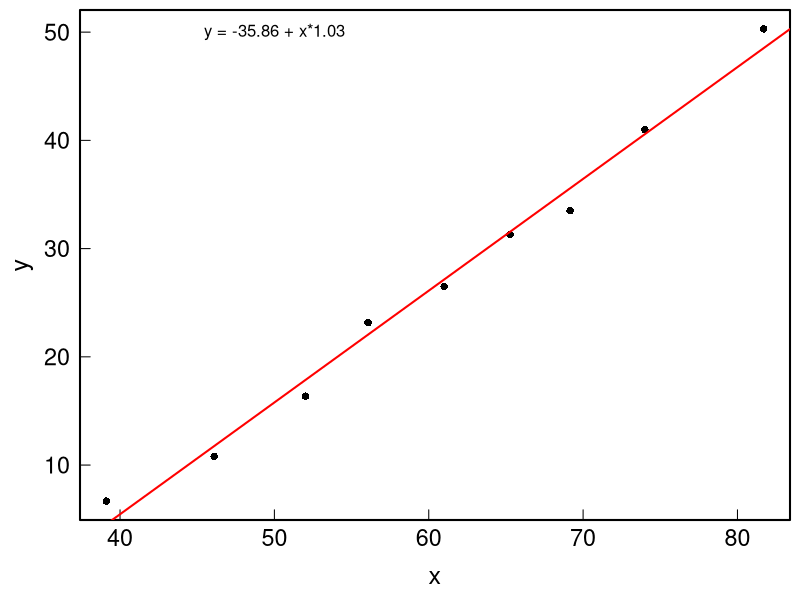

Write R code to recreate this figure. (Note: this script raises an error after producing the figure.)
## ---- chunk 1
# Create some fake data
d <- read.table(header=TRUE,text="
   x           y
   39.11       6.67
   46.1        10.8
   52.02       16.36
   56.07       23.16
   61.00       26.5
   65.26       31.3
   69.16       33.5
   74.00       41.0
   81.70       50.3
   ")
# Fit with a linear model
fit <- lm(y~x, data=d)
# Summary of the fit
summary(fit)
attributes(fit)
# Retrieve the coefficients and errors
coef(fit); coef(fit)[1]; coef(fit)['(Intercept)']
summary(fit)$coefficients; summary(fit)$coefficients["x","Std. Error"]
# Plotting the points and the fit
par(cex.lab=1.5, cex.axis=1.4, mgp = c(2.4, .5, 0),
    tck=0.02, mar=c(4, 4, .5, .5), lwd=2, las=1)
plot(d, pch=16)
abline(coef(fit), col="red")
to_print <- paste("y = ", round(coef(fit)[1],2)," + x*",
                    round(coef(fit)[2],2), sep="")
text(50, 50, to_print)
ggplot(data=d, aes(x,y)) + 
    geom_point(cex=3) +
    geom_smooth(method="lm") +
    annotate("text", x = 50, y = 50, label = to_print)
## ---- chunk 2
# Create fake data
x  <- seq(-7,7,.1)
y  <- dnorm(x, sd = .5) + dnorm(x, mean=2, sd = 1) + runif(length(x))/10
df <- data.frame(x=x,y=y)
# Create a function to fit the data
myfunc <- function(x, y0, x0, A, B) {
    y0 + dnorm(x, sd=A) + dnorm(x, mean=x0, sd=B)
}
# Fit the data using a user function
fit <- nls(y ~ myfunc(x, y0, x0, A, B),
           data=df,
           start=list(y0=0, x0=1.5, A=.2, B=.2) # provide starting point
           )
summary(fit)
coef(fit)
# Plotting the resulting function in red
par(cex.lab=1.5, cex.axis=1.4, mgp = c(2.4, .5, 0),
    tck=0.02, mar=c(4, 4, .5, .5), lwd=2, las=1)
plot(x, y, pch=16, ylim=c(0,1.1))
lines(x, predict(fit, x), col="red", lwd=2)
## ---- chunk 3
ggplot(data=df, aes(x,y))+
    geom_point() +
    geom_smooth(method = "nls", 
                method.args = list(formula = y ~ myfunc(x, y0, x0, A, B),
                                   start=list(y0=0, x0=1.5, A=.2, B=.2)
                                   ), 
                data = df,
                se = FALSE,
                color="red")
## ---- chunk 4
# Constraining the upper and lower values of the fitting parameters
fit2 <- nls(y~ myfunc(x, y0, x0, A, B),
           start=list(y0=0, x0=5, A=.2, B=.2),
           upper=list(y0=Inf, x0=Inf, A=.4, B=1),
           lower=list(y0=-Inf, x0=4, A=-Inf, B=-Inf),
           algorithm = "port"
           )
# Plotting the resulting function in blue
par(cex.lab=1.5, cex.axis=1.4, mgp = c(2.4, .5, 0),
    tck=0.02, mar=c(4, 4, 2, .5), lwd=2, las=1)
plot(x, y, pch=16, ylim=c(0,1.1), main="Beware of constraints")
lines(x, predict(fit2, x), col="royalblue", lwd=2)
## ---- chunk 5
x  <- seq(-7,7,.1)
y  <- dnorm(x, sd = .5) + dnorm(x, mean=2, sd = 1) + runif(length(x))/10
df <- data.frame(x=x,y=y)
# Create a function to fit the data
myfunc <- function(x, y0, x0, A, B) {
    y0 + dnorm(x, sd=A) + dnorm(x, mean=x0, sd=B)
}
# Fit the data using a user function
fit <- nls(y ~ myfunc(x, y0, x0, A, B),
           data=df,
           start=list(y0=0, x0=1.5, A=.2, B=.2) # provide starting point
           )
library(broom)
# Get all parameters and their error
tidy(fit)
# Get the fitted curve and residuals
augment(fit)
## ---- chunk 6
library(broom)
library(tidyverse)
library(ggplot2)
# Create fake data
a <- seq(-10,10,1)
d <- tibble(x=rep(a,3),
            y=c(a*runif(1)+runif(length(a)),
                a*runif(1)+1+runif(length(a)),
                a*runif(1)+2+runif(length(a))),
            T=factor(rep(1:3, each=length(a)))
            )
# Fit the data using nls() in a do() loop
d_fit <- d %>% group_by(T) %>% 
            do(fit=nls(data=.,
                       y~x*A+B, 
                       start=list(A=1, B=1)))
d_fit
d_fit %>% augment(fit)
d_fit %>% tidy(fit)
d_fit %>% tidy(fit) %>% 
  select(T, term, estimate, std.error) %>% 
  pivot_wider(names_from = term, 
              values_from = c(estimate,std.error))
d_fit %>% augment(fit) %>% 
    ggplot(aes(x=x, color=T))+
        geom_point(aes(y=y), alpha=0.5) + 
        geom_line(aes(y=.fitted))
## ---- chunk 7
library(broom)
library(tidyverse)
library(ggplot2)
# Let's create some fake data:
Nspec <- 10                           # Amount of spectra
T     <- floor(seq(273, 500, length=Nspec))  # Fake Temperatures
N     <- 100                          # Size of the x vector
fake_data <- tibble()                 # Empty tibble
for (i in 1:Nspec) {
    x  <- seq(0, 100, length = N)
    y  <- runif(x)*.2+
            50*dnorm(x, mean= (T[i]/T[1])*20 + 25, sd = 10+runif(1,max=5) )
    fake_data <- bind_rows(fake_data, 
                           tibble(w=x, Intensity=y, T=T[i]) 
                           )
}
# Let's fit it:
# A=max(.$Intensity)*10 means that the amplitude is 10 times the 
# maximum intensity of the current group
# B=.$w[which.max(.$Intensity)] means that we supply as first guess 
# the position of the maximum in the current group
fit_fake_data <- fake_data %>% group_by(T) %>% 
    do(fit=nls(data=.,
               Intensity~A*dnorm(w, mean=B, sd=C), 
               start=list(A=max(.$Intensity)*10, 
                          B=.$w[which.max(.$Intensity)],
                          C=10
                          )
                )
    )
# Get all fitting parameters as a tidy tibble
fit_pars <- fit_fake_data %>% tidy(fit) %>% 
                select(T, term, estimate, std.error) %>% 
                pivot_wider(names_from = term, 
                            values_from = c(estimate,std.error)
                            )
fit_pars
# Plot the parameters, here the peak position:
fit_pars %>% ggplot(aes(x=T, y=estimate_B))+
    geom_point()+
    geom_errorbar(aes(ymin=estimate_B-std.error_B,
                      ymax=estimate_B+std.error_B))
# Plot the data and the fits:
colors <- colorRampPalette(c("royalblue","seagreen","orange",
                             "red","brown"))(length(T))
fit_fake_data %>% augment(fit) %>%
    ggplot(aes(x=w, color = factor(T))) + 
        geom_point(aes(y=Intensity+as.numeric(factor(T))-1), alpha=.3) + 
        geom_line(aes(y=.fitted+as.numeric(factor(T))-1)) + 
        labs(x="Fake Raman Shift [1/cm]", y="Fake Intensity [arb. units]") +
        scale_color_manual(values=colors,name="Fake\nTemperature [K]") +
        theme_bw()
## ---- chunk 8
# Load rubis_1.txt, normalize it to [0,1] and plot it
d <- read.table("Data/rubis_01.txt", header=FALSE, col.names=c("w", "Int"))
norm01 <- function(x) {(x-min(x))/(max(x)-min(x))}
d$Int_n <- norm01(d$Int)
par(cex.lab=1.5, cex.axis=1.4, mgp = c(2.4, .5, 0),
    tck=0.02, mar=c(4, 4, 2, .5), lwd=2, las=1)
plot(d$w, d$Int_n)
# Define the Lorentzian function
Lorentzian <- function(x,x0=0,FWHM=1,A=1,y0=0){
    y0 + 2*A/(pi*FWHM)/( 1 + ((x-x0)/(FWHM/2))^2 )
}
# Create a function that is the sum of 2 Lorentzians
Lor2 <- function(x,y0,x1,FWHM1,A1,x2,FWHM2,A2){
    y0 + Lorentzian(x,x0=x1,FWHM=FWHM1,A=A1,y0=0) + 
         Lorentzian(x,x0=x2,FWHM=FWHM2,A=A2,y0=0) 
}
# Guess grossly the initial parameters and plot the resulting curve as a blue dashed line
plot(d$w, d$Int_n)
lines(d$w,Lor2(d$w,y0=0.03, x1=3160, FWHM1=10, A1=3, 
                   x2=3210, FWHM2=10, A2=7), col="blue", lty=2)
# Fit the data by a sum of 2 Lorentzians using `nls`
fit <- nls(data=d, Int_n ~ Lor2(w,y0,x1,FWHM1,A1,x2,FWHM2,A2), 
           start=list(x1=3160, FWHM1=10, A1=3, y0=0.03,
                      x2=3200, FWHM2=10, A2=7)
           )
summary(fit)
# Add the result on the plot as a red line
lines(d$w, predict(fit, d$w), col="red")
# Add the 2 Lorentzian components as area-filled curves with `alpha=0.2` and two different colors
y0   <- coef(fit)['y0']
lor1 <- Lorentzian(d$w,x0=coef(fit)['x1'],FWHM=coef(fit)['FWHM1'],A=coef(fit)['A1'],y0=0)
lor2 <- Lorentzian(d$w,x0=coef(fit)['x2'],FWHM=coef(fit)['FWHM2'],A=coef(fit)['A2'],y0=0)
polygon(d$w, lor1+y0,col=adjustcolor("royalblue", alpha=.2), border=NA)
polygon(d$w, lor2+y0,col=adjustcolor("orange", alpha=.2), border=NA)
# Do the same plot with `ggplot2`
library(ggplot2)
dd <- data.frame(d, ytot=lor1+lor2+y0,lor1=lor1+y0, lor2=lor2+y0)
ggplot(data=dd, aes(x=w))+
    labs(x="Raman Shift [1/cm]", y="Intensity [arb. units]")+
    geom_point(aes(y=Int_n), alpha=.5)+
    geom_line(aes(y=ytot), col="red")+
    geom_area(aes(y=lor1), fill="royalblue", alpha=.2)+
    geom_area(aes(y=lor2), fill="orange", alpha=.2)+
    theme_bw()
